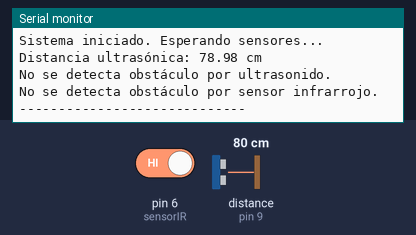
Simulated run of this sketch. Board: Arduino Uno, built with avr-gcc and run on an emulated ATmega328P. On the bench: the last lines printed to the serial monitor. Wiring (inferred from the names in the program): ultrasonic range finder: trigger pin 8; echo pin 9. The inputs (shaded band) are chosen by the test bench; at power-on: distance to the obstacle (sensor on pin 9) 80 cm, pin 6 (sensorIR) HIGH. The echo pulse lasts 58.3 µs per cm.

Above: at 2.2 s.
2.3 s: distance to the obstacle (sensor on pin 9) set to 2 cm
At 5.7 s:
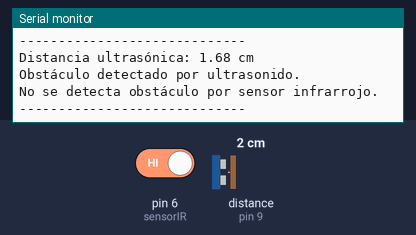
8.7 s: pin 6 (sensorIR) driven LOW
14.9 s: distance to the obstacle (sensor on pin 9) set to 18 cm
At 17.2 s:
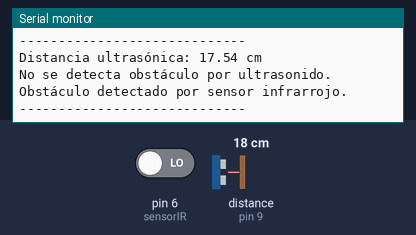
Timing chart, 0 to 18.7 s (numbered marks = the images above; inputs shaded):
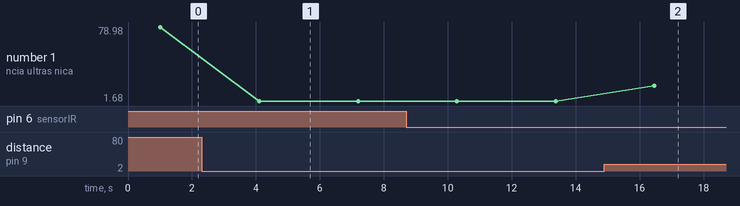

The sketch:

arduinomega_version_1.ino
```cpp
// Pines del sensor ultrasónico HC-SR04
const int trigPin = 8;
const int echoPin = 9;

// Pin del sensor infrarrojo FC-51
const int sensorIR = 6;

// Variables de medición
long duracion;
float distancia;

void setup() {
  Serial.begin(9600); // Iniciar comunicación serial

  // Configurar pines
  pinMode(trigPin, OUTPUT);
  pinMode(echoPin, INPUT);
  pinMode(sensorIR, INPUT);

  Serial.println("Sistema iniciado. Esperando sensores...");
  delay(1000);
}

void loop() {
  // Medir distancia con el sensor ultrasónico
  digitalWrite(trigPin, LOW);
  delayMicroseconds(2);
  digitalWrite(trigPin, HIGH);
  delayMicroseconds(10);
  digitalWrite(trigPin, LOW);

  duracion = pulseIn(echoPin, HIGH);
  distancia = duracion * 0.034 / 2;

  // Mostrar la distancia medida
  Serial.print("Distancia ultrasónica: ");
  Serial.print(distancia);
  Serial.println(" cm");

  // Evaluar resultado del sensor ultrasónico
  if (distancia < 15) {
    Serial.println("Obstáculo detectado por ultrasonido.");
  } else {
    Serial.println("No se detecta obstáculo por ultrasonido.");
  }

  // Leer estado del sensor infrarrojo
  int estadoIR = digitalRead(sensorIR);

  // Evaluar resultado del sensor infrarrojo
  if (estadoIR == LOW) {
    Serial.println("Obstáculo detectado por sensor infrarrojo.");
  } else {
    Serial.println("No se detecta obstáculo por sensor infrarrojo.");
  }

  Serial.println("-----------------------------");
  delay(3000); // Espera 1 segundo antes de la siguiente lectura
}
```

Measured:
- after the input at 2.3 s, the serial monitor: prints a new line after 1.8 s (image 1)
- after the input at 14.9 s, the serial monitor: prints a new line after 1.6 s (image 2)
- plotted number 1: 78.98 → 1.68 after the input at 2.3 s, 1.68 → 17.54 after the input at 14.9 s
